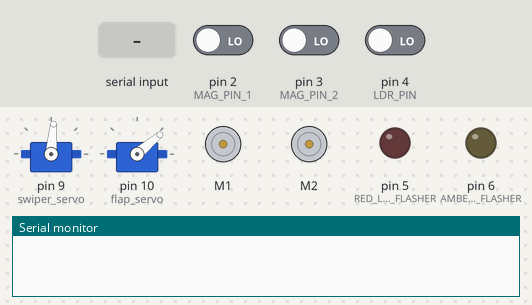
Recording of a sketch running on a simulated Arduino Uno, built with avr-gcc and run on an emulated ATmega328P. Shown: 2 × servo, 2 × DC motor (green arrow = forward, orange = backward, longer = faster), output pins drawn as LEDs (lit = HIGH), the last lines printed to the serial monitor. Dashed ring = blinking. Inputs (shaded band) come from the test bench; at power-on: pin 4 (LDR_PIN) LOW, pin 2 (MAG_PIN_1) LOW, pin 3 (MAG_PIN_2) LOW.

Above: at 2.2 s.
2.3 s: pin 4 (LDR_PIN) driven HIGH
At 2.95 s:
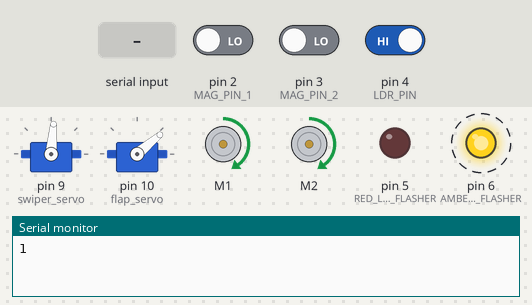
5.3 s: pin 2 (MAG_PIN_1) driven HIGH
At 5.95 s:
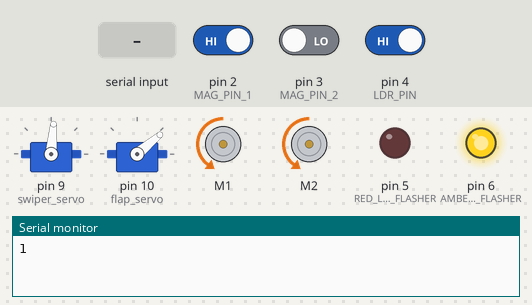
8.3 s: "90,45&" received over Serial
At 10.1 s:
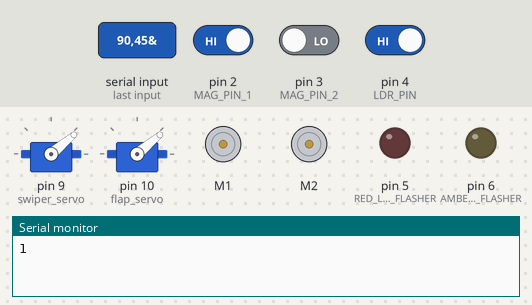
Timing chart, 0 to 17.3 s (numbered marks = the images above; inputs shaded):
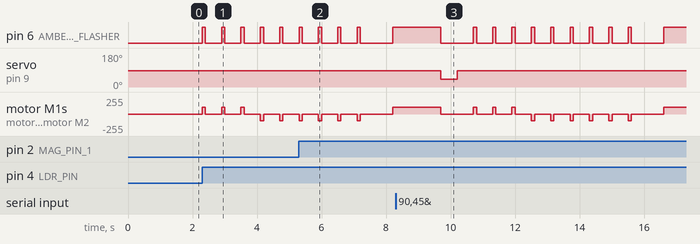

Measured:
- after the input at 2.3 s, pin 6 (AMBER_LED_FLASHER): alternates HIGH for 0.10 s and LOW for 0.50 s, starting at once; motor M1, motor M2: stopped → forward 100/255 at once, → stopped 0.10 s later, → forward 100/255 0.50 s later, → stopped 0.10 s later, … (10 changes in this stretch)
- after the input at 5.3 s, servo on pin 9 (swiper_servo): stays 85° (without the input it goes to 40° after 2.4 s)

The sketch:

swallow.ino
```cpp
#include <SoftwareSerial.h>
#include <Wire.h>
#include <Adafruit_MotorShield.h>
#include "utility/Adafruit_MS_PWMServoDriver.h"
#include <Servo.h>

#pragma region
//variables
String data;
bool block_present;
bool received_commands = false;
unsigned long previous_millis = 0;
int wait_time = 5000;

//initialise motors
Adafruit_MotorShield AFMS = Adafruit_MotorShield();
Adafruit_DCMotor *left_motor = AFMS.getMotor(1);
Adafruit_DCMotor *right_motor = AFMS.getMotor(2);

Servo swiper_servo;
Servo flap_servo;

//constants
const int SWIPER_OPEN = 40;
const int SWIPER_CLOSED = 85;
const int FLAP_OPEN = 135;
const int FLAP_CLOSED = 40;
const int DELAY_TIME = 1500;

//enum constants
const char NO_BLOCK = '0';
const char BLOCK_DETECTED = '1';
const char BLOCK_ACCEPTED = '2';
const char BLOCK_REJECTED = '3';

//input pins
const byte MAG_PIN_1 = 2;
const byte MAG_PIN_2 = 3;
const byte LDR_PIN = 4;

//output pins
const byte RED_LED_FLASHER = 5;
const byte AMBER_LED_FLASHER = 6;
#pragma endregion

void setup() {
  Serial.begin(9600);

  //motors
  AFMS.begin();
  swiper_servo.attach(9);
  flap_servo.attach(10);

  //pins
  pinMode(MAG_PIN_1, INPUT);
  pinMode(MAG_PIN_2, INPUT);
  pinMode(LDR_PIN, INPUT);

  pinMode(RED_LED_FLASHER, OUTPUT);
  pinMode(AMBER_LED_FLASHER, OUTPUT);

  //initialise swipers
  close_swiper();
  close_flap();
}

void loop() {
  bool block_present = digitalRead(LDR_PIN);

  if(block_present){
    freeze();
    handle_block();
  }

  if(received_commands){
    if(millis() > previous_millis + wait_time){
      previous_millis = millis();
      backwards();
    }
  }

  //test_servos();
}

void test_servos(){
  open_swiper();
  close_swiper();
  open_flap();
  close_flap();
}


//block handling routines
#pragma region
void handle_block() {
  //alert pc
  relay_info(BLOCK_DETECTED);

  //determine_actvity state
  bool mag_active = determine_block_state();

  if (mag_active){
    reject_block();
  }

  else {
    accept_block();
  }
}

bool determine_block_state(){
  bool mag_1, mag_2;
  int activity_counter = 0;

  int step_time = 100;
  for(int i = 0; i < 3; i += 1){
    mag_1 = digitalRead(MAG_PIN_1);
    mag_2 = digitalRead(MAG_PIN_2);

    if(mag_1 or mag_2)
    {
      activity_counter += 1;
    }

    //move on and check again
    inch_forward(step_time);
    delay(step_time * 5);
  }

  for(int i = 0; i < 6; i += 1){
    mag_1 = digitalRead(MAG_PIN_1);
    mag_2 = digitalRead(MAG_PIN_2);

    if(mag_1 or mag_2)
    {
      activity_counter += 1;
    }

    //move on and check again
    inch_backward(step_time);
    delay(step_time * 5);
  }


  //Serial.println(activity_counter);

  if(activity_counter > 0){
    return true;
  }
  return false;
}

void accept_block() {
  open_swiper();
  inch_forward(DELAY_TIME);
  close_swiper();
  relay_info(BLOCK_ACCEPTED);
  digitalWrite(RED_LED_FLASHER, HIGH);
}

void reject_block() {
  close_swiper();
  inch_forward(DELAY_TIME);
  open_swiper();
  close_swiper();
  relay_info(BLOCK_REJECTED);
}
#pragma endregion

//servo routines
#pragma region
void open_swiper() {
  freeze();
  swiper_servo.write(SWIPER_OPEN);
  delay(500);
}

void close_swiper() {
  freeze();
  swiper_servo.write(SWIPER_CLOSED);
  delay(500);
}

void open_flap(){
  freeze();
  flap_servo.write(FLAP_OPEN);
  delay(500);
  digitalWrite(RED_LED_FLASHER, LOW);
}

void close_flap(){
  freeze();
  flap_servo.write(FLAP_CLOSED);
  delay(500);
  received_commands = false;
}
#pragma endregion

//driving routines
#pragma region
void freeze(){
  left_motor->setSpeed(0);
  right_motor->setSpeed(0);

  left_motor->run(FORWARD);
  right_motor->run(FORWARD);

  //turn off AMBER_LED
  digitalWrite(AMBER_LED_FLASHER, LOW);
}

void onwards(){
  left_motor->setSpeed(100);
  right_motor->setSpeed(100);

  left_motor->run(FORWARD);
  right_motor->run(FORWARD);

  //turn on amber LED
  digitalWrite(AMBER_LED_FLASHER, HIGH);
}

void backwards(){
  left_motor->setSpeed(100);
  right_motor->setSpeed(100);

  left_motor->run(BACKWARD);
  right_motor->run(BACKWARD);

  //turn on amber LED
  digitalWrite(AMBER_LED_FLASHER, HIGH);
}

void inch_backward(int delay_time){
  backwards();
  delay(delay_time);
  freeze();
}

void inch_forward(int delay_time){
  //forwards and stop
  onwards();
  delay(delay_time);
  freeze();
}

void drive(float dir, float pace) {
  float right_speed, left_speed;

  //gate management code
  if(abs(dir) < 2.1 and abs(dir) > 1.9){
    if(dir > 0){
      open_flap();
    }
    else{
      close_flap();
    }
    return;
  }


  if(dir >= 0){
    right_speed = 1;
    left_speed = 1 - 2 * dir;
  }

  else{
    right_speed = 1 + 2 * dir;
    left_speed = 1;
  }

  //set speeds
  right_speed = right_speed * pace;
  left_speed = left_speed * pace;

  //run motors
  run_motor(right_speed, right_motor);
  run_motor(left_speed, left_motor);

  //set LEDs
  if(pace == 0){
    digitalWrite(AMBER_LED_FLASHER, LOW);
  }
  else{
    digitalWrite(AMBER_LED_FLASHER, HIGH);
  }
}

void run_motor(float motor_speed, Adafruit_DCMotor *motor) {
  //-1 < motor_speed < 1
  int abs_speed = (int)abs(motor_speed * 255);

  //set speed
  motor->setSpeed(abs_speed);

  //forwards or backwards
  if (motor_speed > 0){
    motor->run(FORWARD);
  }
  else{
    motor->run(BACKWARD);
  }
}
#pragma endregion

//serial comms
#pragma region
void relay_info(char code){
  Serial.println(code);
}


void serialEvent() {
  float dir, pace;
  int comma_index;

  while (Serial.available()){
    // data format = "dir,pace"
    // -1 < dir < 1 & -1 < pace < 1
    data = Serial.readStringUntil('&');
    received_commands = true;
    previous_millis = millis();
  }
    comma_index = data.indexOf(',');

    // extract vals
    dir = data.substring(0, comma_index).toFloat();
    pace = data.substring(comma_index + 1).toFloat();

    // turn motors
    drive(dir, pace);
}

#pragma endregion
```
